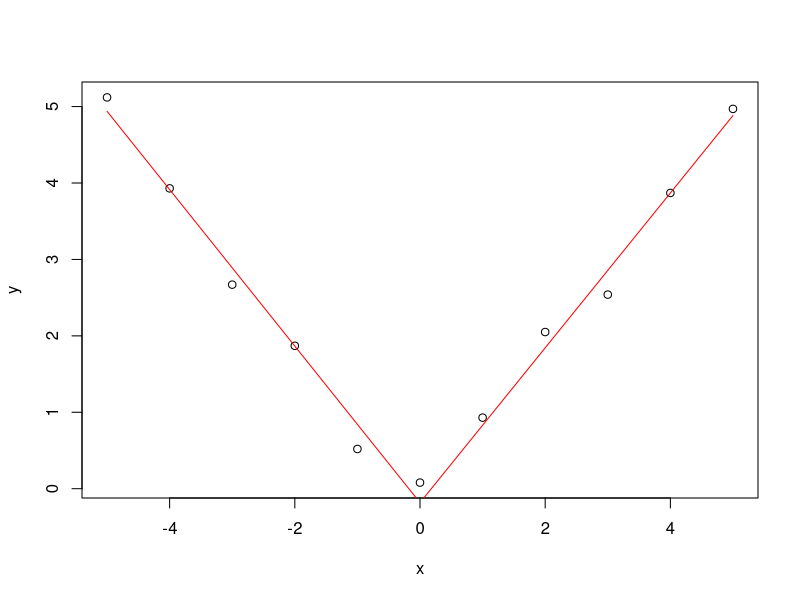

Write the R code that produced this figure.
## ---- chunk 1
library(MASS)
head(shuttle)

shuttle2<-shuttle
shuttle2$use2<-as.numeric(shuttle2$use=='auto')
#shuttle2$wind2<-as.numeric(shuttle2$wind=='head')
#head(shuttle2)
fit<-glm(use2 ~ factor(wind) - 1, family = binomial, data = shuttle2)

#0.03181

#fit<-glm(use ~ wind, family = binomial, data = shuttle)
#anova(fit)
summary(fit)$coef
exp(coef(fit))
1.286 / 1.327
#exp(0.25131)
#exp(0.03181)
exp(cbind(OddsRatio = coef(fit), confint(fit)))
## ---- chunk 2
fit<-glm(use2 ~ factor(wind) + factor(magn) - 1, family = binomial, data = shuttle2)
summary(fit)$coef
exp(coef(fit))
exp(cbind(OddsRatio = coef(fit), confint(fit)))
1.4384/1.4852
## ---- chunk 3
fit<-glm(use2 ~ factor(wind), family = binomial, data = shuttle2)
summary(fit)$coef

fit<-glm(1 - use2 ~ factor(wind), family = binomial, data = shuttle2)
summary(fit)$coef
## ---- chunk 4
fit<-glm(count~factor(spray)-1,data=InsectSprays,family=poisson)
summary(fit)$coef
exp(coef(fit))
14.500  / 15.333
## ---- chunk 5
fit<-glm(count ~ factor(spray), family = poisson,data=InsectSprays,offset = log(count + 1))
summary(fit)$coef
fit2<-glm(count ~ factor(spray), family = poisson,data=InsectSprays,offset = log(10)+log(count+1))
summary(fit2)$coef


fit<-glm(count ~ factor(spray) + offset(log(count+1)), family = poisson,data=InsectSprays)
summary(fit)$coef
fit2<-glm(count ~ factor(spray) + offset(log(10)+log(count+1)), family = poisson,data=InsectSprays)
summary(fit2)$coef
## ---- chunk 6
x <- -5:5
y <- c(5.12, 3.93, 2.67, 1.87, 0.52, 0.08, 0.93, 2.05, 2.54, 3.87, 4.97)


knots<-c(0)
splineTerms<-sapply(knots,function(knot) (x>knot)*(x-knot))
xmat<-cbind(1,x,splineTerms)
fit<-lm(y~xmat-1)
yhat<-predict(fit)

summary(fit)$coef
(yhat[10]-yhat[6])/4

plot(x,y)
lines(x,yhat,col="red")

